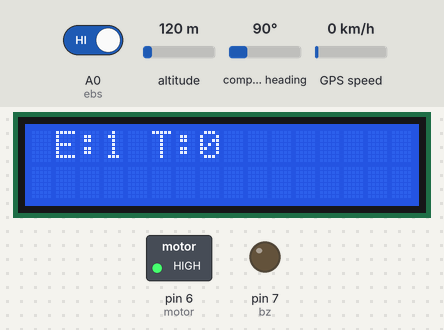
Bench run of a sketch on a simulated Arduino Uno, built with avr-gcc and run on an emulated ATmega328P. On the bench: 16×2 character LCD, switched loads named in the sketch (green lamp = pin HIGH), output pins drawn as LEDs (lit = HIGH). The test bench sets the inputs (shaded band); at power-on: A0 (ebs) HIGH, altitude 120 m, compass heading 90°, GPS speed 0 km/h. The GPS gets a fix after 3 s at 37.7749, -122.4194 with 8 satellites; what the sketch prints to the serial monitor is not drawn.

Above: at 3.2 s.
3.3 s: A0 (ebs) driven LOW
At 6.44 s:
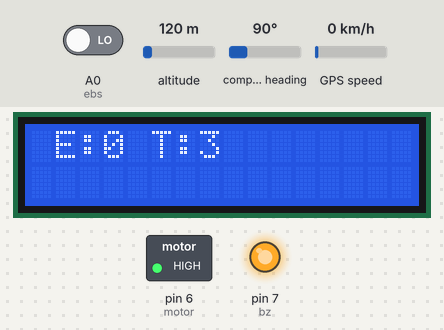
6.5 s: A0 (ebs) driven HIGH
At 7.0 s:
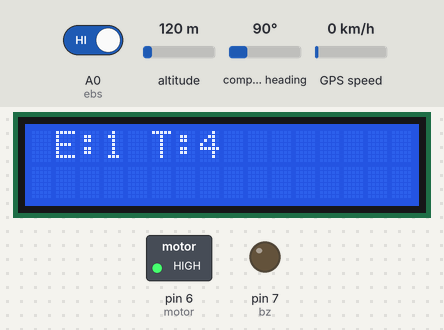
8.6 s: A0 (ebs) driven LOW
At 17.7 s:
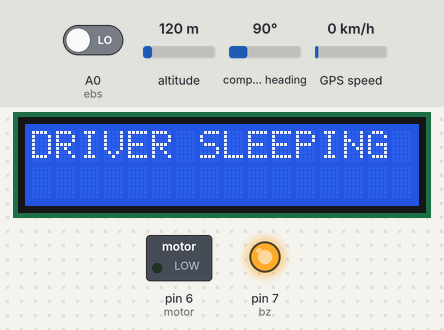
Timing chart, 0 to 25.2 s (numbered marks = the images above; inputs shaded):
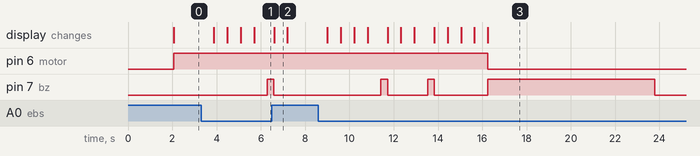

The sketch:

women_safety_device.ino
```cpp
#include <LiquidCrystal.h>
  // connect normal push button (it acts as a start button)
#define motor 6
#define bz 7
int ebs=A0;
int i=0;
#include <TinyGPS.h>
TinyGPS gps;
float flat=0, flon=0;
const int rs = 8, en = 9, d4 = 10, d5 = 11, d6 = 12, d7 = 13;
LiquidCrystal lcd(rs, en, d4, d5, d6, d7);

void read_gps()
{
    bool newData = false;
  unsigned long chars;
  unsigned short sentences, failed;
  for (unsigned long start = millis(); millis() - start < 1000;)
  {
    while (Serial.available())
    {
      char c = Serial.read();
      if (gps.encode(c))
        newData = true;
    }
  }

  if (newData)
  {

    unsigned long age;
    gps.f_get_position(&flat,&flon,&age);

  }
}
void setup()
{
  Serial.begin(9600);

  lcd.begin(16, 2);
  lcd.print("  WELCOME");
  lcd.setCursor(0,1);
  lcd.print("INITIALIZING");

   Serial.println("AT");
  delay(1500);
  Serial.println("AT+CMGF=1");
  delay(500);
  pinMode(ebs,INPUT);

  pinMode(bz,OUTPUT);
  pinMode(motor,OUTPUT);
  digitalWrite(bz,0);
  digitalWrite(motor,1);
}
void loop()
{
 int ebval=digitalRead(ebs);
 lcd.clear();
 lcd.setCursor(0,0);
 lcd.print( " E:"+ String(ebval) + " T:" + String(i));

  delay(500);

    if(ebval==0)
    {
      i++;
    }
    else
   {
      i=0;
    }

    delay(100);
    if(i==4)
    {    digitalWrite(bz,1);
    delay(300);
   digitalWrite(bz,0);
    }

    if(i==7)
    {
     digitalWrite(bz,1);
     delay(300);
    digitalWrite(bz,0);
    }

   if(i>10)
    {
    digitalWrite(bz,1);
    digitalWrite(motor,0);
    lcd.clear();
    lcd.print("DRIVER SLEEPING");
    send_sms(1);
    digitalWrite(bz,0);
    while(1);
}
}
void send_sms(int k)
  {
   read_gps();

Serial.println("Sending SMS...");
Serial.println("AT");
delay(1000);
Serial.println("ATE0");
delay(1000);
Serial.println("AT+CMGF=1");
delay(1000);
Serial.print("AT+CMGS=\"7995520574\"\r\n");// Replace x with mobile number
delay(1000);
if(k==1)
Serial.print("Vehicle stopped due to Driver Sleeping, at");
Serial.println("https://www.google.com/maps/search/?api=1&query=" + String(flat,6)+ "," + String(flon,6));
delay(500);
Serial.print(char(26));
delay(2000);
  }
```

Measured:
- after the input at 3.3 s, pin 7 (bz): LOW → HIGH after 3.0 s; the display: first changes after 0.58 s (image 1 shows a later state)
- after the input at 8.6 s, pin 6 (motor): HIGH → LOW after 7.6 s; pin 7 (bz): goes HIGH 0.30 s, LOW 1.8 s, HIGH 0.30 s, LOW 2.4 s, HIGH 7.6 s, then LOW, starting after 2.8 s; the display: first changes after 0.41 s (image 3 shows a later state)
- what the display in image 2 shows lasts 0.6 s, from 6.6 s to 7.2 s
